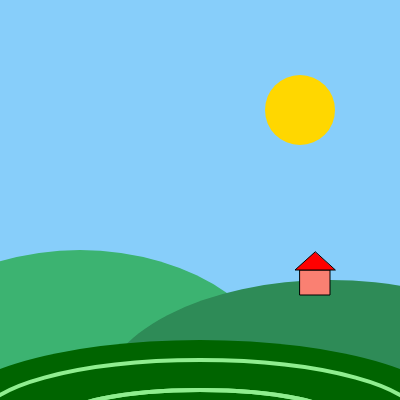
Frame 1 (no input)
Frame 60 (no input): identical to frame 1, image omitted
Frame 120 (the mouse pressed at the canvas centre since frame 60): identical to frame 1, image omitted

The p5.js sketch that drew this single still picture (run headless with seeded random() and noise() and a simulated clock; from frame 60 on, the mouse is pressed at the canvas centre):

// p5.js sketch
// ── sketch.js
function setup() {
  createCanvas(400, 400);
}

function draw() {
  background('lightskyblue');

  //sun
  noStroke()
  fill('gold')
  circle(300, 110, 70)

  //back hill
  fill('mediumseagreen')
  arc(80, 400, 420, 300, PI, TWO_PI)

  //middle hill
  fill('seagreen')
  arc(330, 400, 460, 240, PI, TWO_PI)

  //front hill
  fill('darkgreen')
  arc(200, 420, 520, 160, PI, TWO_PI)

  //field lines
  noFill()
  stroke('lightgreen')
  strokeWeight(4)
  arc(200, 420, 440, 120, PI, TWO_PI)
  arc(200, 420, 280, 60, PI, TWO_PI)
  arc(200, 420, 280, 60, PI, TWO_PI)

  //small house
  fill('salmon')
  stroke('black')
  strokeWeight(1)
  rect(300, 270, 30, 25)
  fill('red')
  triangle(315, 252, 295, 270, 335, 270)
}
